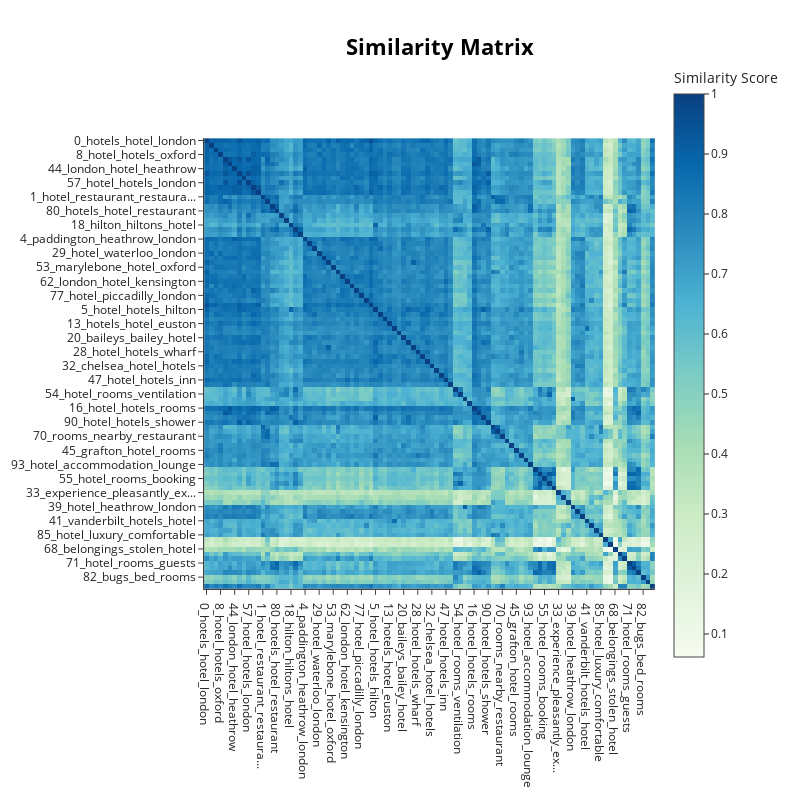

The notebook cell this image was saved under:
### Markdown cell above
#### Finding similar topics
https://github.com/MaartenGr/BERTopic/issues/292

### Code cell
topic_model.visualize_heatmap(n_clusters = 20)

### Figure 1 — Plotly figure (JSON) as saved in the notebook; plotly's stock layout.template omitted (floating-point values rounded to 4 significant figures; data arrays with more than 128 entries replaced by an {"elided": "..."} marker saying what was removed)
{"data": [{"coloraxis": "coloraxis", "hovertemplate": "x: %{x}<br>y: %{y}<br>Similarity Score: %{z}<extra></extra>", "name": "0", "type": "heatmap", "x": ["0_hotels_hotel_london", "3_london_victoria_hotel", "6_covent_hotel_hotels", "8_hotel_hotels_oxford", "9_london_hotel_rooms", "37_hotel_hotels_london", "44_london_hotel_heathrow", "51_hotel_hotels_bedroom", "56_hotel_london_park", "57_hotel_hotels_london", "63_hotel_london_piccadilly", "91_hotel_london_piccadilly", "1_hotel_restaurant_restaura...", "27_hotels_hotel_rooms", "72_hotel_restaurant_breakfast", "80_hotels_hotel_restaurant", "2_hotel_rooms_noise", "12_hotels_hotel_rooms", "18_hilton_hiltons_hotel", "34_rooms_bedroom_hotel", "86_hotels_rooms_room", "4_paddington_heathrow_london", "15_mayfair_london_hotel", "23_camden_london_hotel", "29_hotel_waterloo_london", "43_southwark_london_hotel", "52_thames_hotel_london", "53_marylebone_hotel_oxford", "58_hotel_hotels_london", "61_hotel_paddington_park", "62_london_hotel_kensington", "65_hammersmith_london_hotel", "73_hotels_hotel_cafe", "77_hotel_piccadilly_london", "94_hotel_london_covent", "95_london_hotel_rooms", "5_hotel_hotels_hilton", "7_gloucester_hotels_hotel", "11_bonnington_hotel_hotels", "13_hotels_hotel_euston", "14_hotel_hotels_radisson", "17_hotel_o2_rooms", "20_baileys_bailey_hotel", "22_london_hotel_olympia", "26_hotel_hotels_riverbank", "28_hotel_hotels_wharf", "30_hotel_hotelthe_rooms", "31_islington_hotels_hotel", "32_chelsea_hotel_hotels", "38_hotels_hotel_london", "46_bloomsbury_hotels_hotel", "47_hotel_hotels_inn", "92_lodge_london_lodges", "10_rooms_hotel_room", "54_hotel_rooms_ventilation", "64_hotel_wireless_wifi", "66_parking_parked_park", "16_hotel_hotels_rooms", "42_hotel_hotels_booking", "87_hotel_hilton_kensington", "90_hotel_hotels_shower", "19_hotels_hotel_accommodation", "50_hotels_hotel_marriott", "70_rooms_nearby_restaurant", "21_hotel_hotels_4star", "25_hotel_hotels_rooms", "45_grafton_hotel_rooms", "67_hotels_hotel_docklands", "84_hotel_rooms_ritz", "93_hotel_accommodation_lounge", "24_hotel_refund_booking", "40_hotel_rooms_hotels", "55_hotel_rooms_booking", "59_hotel_rooms_room", "83_booking_drinks_waiter", "33_experience_pleasantly_ex...", "35_comfortable_comfort_affo...", "36_location_nearby_place", "39_hotel_heathrow_london", "74_hotel_london_thames", "81_wembley_hotel_stadium", "41_vanderbilt_hotels_hotel", "49_rooms_accommodation_hote...", "60_hotel_basic_hotelstaff", "85_hotel_luxury_comfortable", "48_value_price_money", "79_quality_price_value", "68_belongings_stolen_hotel", "69_london_thames_value", "78_london_visiting_trip", "71_hotel_rooms_guests", "75_restaurant_hotel_booking", "76_booking_hotel_booked", "82_bugs_bed_rooms", "89_mouse_room_rat", "88_london_amenities_rooms"], "xaxis": "x", "y": ["0_hotels_hotel_london", "3_london_victoria_hotel", "6_covent_hotel_hotels", "8_hotel_hotels_oxford", "9_london_hotel_rooms", "37_hotel_hotels_london", "44_london_hotel_heathrow", "51_hotel_hotels_bedroom", "56_hotel_london_park", "57_hotel_hotels_london", "63_hotel_london_piccadilly", "91_hotel_london_piccadilly", "1_hotel_restaurant_restaura...", "27_hotels_hotel_rooms", "72_hotel_restaurant_breakfast", "80_hotels_hotel_restaurant", "2_hotel_rooms_noise", "12_hotels_hotel_rooms", "18_hilton_hiltons_hotel", "34_rooms_bedroom_hotel", "86_hotels_rooms_room", "4_paddington_heathrow_london", "15_mayfair_london_hotel", "23_camden_london_hotel", "29_hotel_waterloo_london", "43_southwark_london_hotel", "52_thames_hotel_london", "53_marylebone_hotel_oxford", "58_hotel_hotels_london", "61_hotel_paddington_park", "62_london_hotel_kensington", "65_hammersmith_london_hotel", "73_hotels_hotel_cafe", "77_hotel_piccadilly_london", "94_hotel_london_covent", "95_london_hotel_rooms", "5_hotel_hotels_hilton", "7_gloucester_hotels_hotel", "11_bonnington_hotel_hotels", "13_hotels_hotel_euston", "14_hotel_hotels_radisson", "17_hotel_o2_rooms", "20_baileys_bailey_hotel", "22_london_hotel_olympia", "26_hotel_hotels_riverbank", "28_hotel_hotels_wharf", "30_hotel_hotelthe_rooms", "31_islington_hotels_hotel", "32_chelsea_hotel_hotels", "38_hotels_hotel_london", "46_bloomsbury_hotels_hotel", "47_hotel_hotels_inn", "92_lodge_london_lodges", "10_rooms_hotel_room", "54_hotel_rooms_ventilation", "64_hotel_wireless_wifi", "66_parking_parked_park", "16_hotel_hotels_rooms", "42_hotel_hotels_booking", "87_hotel_hilton_kensington", "90_hotel_hotels_shower", "19_hotels_hotel_accommodation", "50_hotels_hotel_marriott", "70_rooms_nearby_restaurant", "21_hotel_hotels_4star", "25_hotel_hotels_rooms", "45_grafton_hotel_rooms", "67_hotels_hotel_docklands", "84_hotel_rooms_ritz", "93_hotel_accommodation_lounge", "24_hotel_refund_booking", "40_hotel_rooms_hotels", "55_hotel_rooms_booking", "59_hotel_rooms_room", "83_booking_drinks_waiter", "33_experience_pleasantly_ex...", "35_comfortable_comfort_affo...", "36_location_nearby_place", "39_hotel_heathrow_london", "74_hotel_london_thames", "81_wembley_hotel_stadium", "41_vanderbilt_hotels_hotel", "49_rooms_accommodation_hote...", "60_hotel_basic_hotelstaff", "85_hotel_luxury_comfortable", "48_value_price_money", "79_quality_price_value", "68_belongings_stolen_hotel", "69_london_thames_value", "78_london_visiting_trip", "71_hotel_rooms_guests", "75_restaurant_hotel_booking", "76_booking_hotel_booked", "82_bugs_bed_rooms", "89_mouse_room_rat", "88_london_amenities_rooms"], "yaxis": "y", "z": {"elided": "96x96 float values"}}], "layout": {"coloraxis": {"colorbar": {"title": {"text": "Similarity Score"}}, "colorscale": [[0, "rgb(247,252,240)"], [0.125, "rgb(224,243,219)"], [0.25, "rgb(204,235,197)"], [0.375, "rgb(168,221,181)"], [0.5, "rgb(123,204,196)"], [0.625, "rgb(78,179,211)"], [0.75, "rgb(43,140,190)"], [0.875, "rgb(8,104,172)"], [1, "rgb(8,64,129)"]]}, "height": 800, "hoverlabel": {"bgcolor": "white", "font": {"family": "Rockwell", "size": 16}}, "legend": {"title": {"text": "Trend"}}, "margin": {"t": 60}, "showlegend": true, "title": {"font": {"color": "Black", "size": 22}, "text": "<b>Similarity Matrix</b>", "x": 0.55, "xanchor": "center", "y": 0.95, "yanchor": "top"}, "width": 800, "xaxis": {"anchor": "y", "constrain": "domain", "domain": [0, 1], "scaleanchor": "y"}, "yaxis": {"anchor": "x", "autorange": "reversed", "constrain": "domain", "domain": [0, 1]}}}
